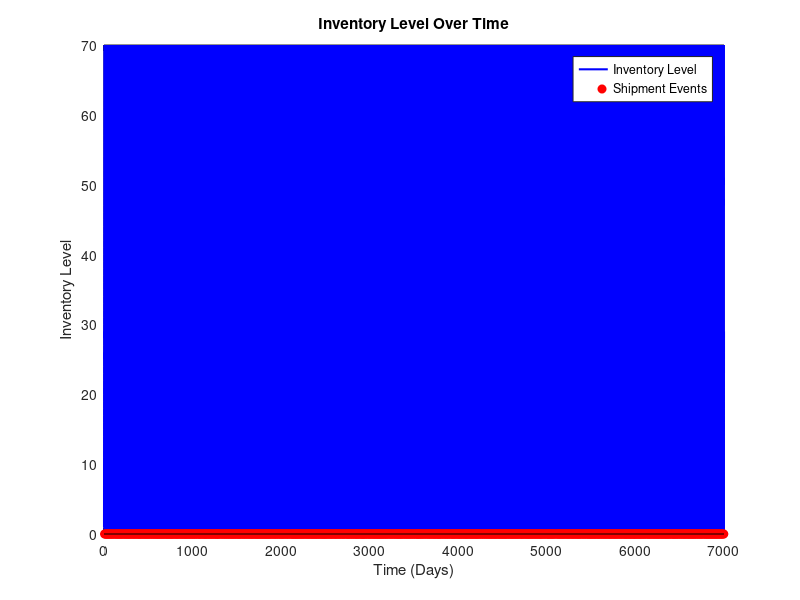
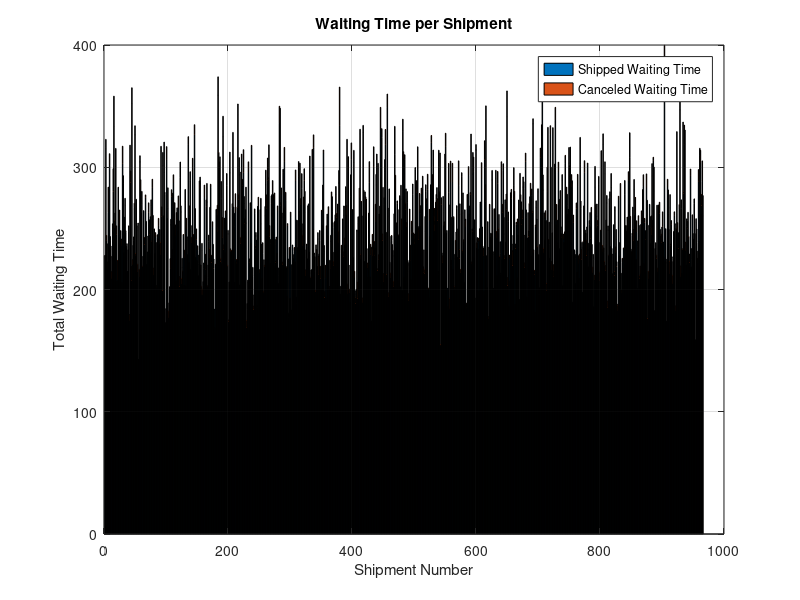
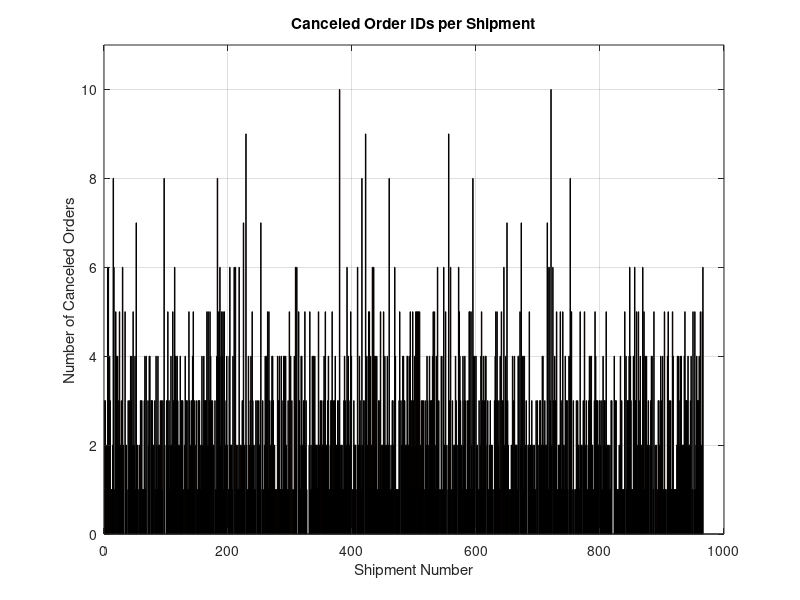

MATLAB code to generate these figures, in order: (Note: this script raises an error after producing the figures.)
% === FIXED QUANTITY-BASED POLICY: Event-Based with Cancellations and Canceled Order Tracking ===
clear; clc;

% --- Parameters ---                        
lambda = 10;                        % Order arrival rate
mu = .01;                           % Patience parameter (mean = 1/mu)
shipmentThreshold = 70;            % Ship when this many orders accumulate
fixedCostPerShipment = 250;
UnitVariableCost = 10;
w = 1;                            % Waiting cost per unit per day
c = 2;
days = 1000*shipmentThreshold / lambda; % Simulation duration

% --- Initialization ---
eventTime = 0;
shipmentTimes = [];
totalShipped = 0;
inventoryLevel = 0;
totalWaitingTime = 0;


orderCounter = 0;
orders = [];  % Each row: [ID, arrivalTime, cancelTime]


nonCanceledWaiting = [];
canceledWaiting = [];                 
canceledWaitingTimesPerShipment = [];
canceledWaitingTimes = [];
cancelTimes = [];

inventoryHistory = [];
inventoryTimestamps = [];

% Canceled Order ID tracking
canceledOrderIDsByShipment = {};   % Cell array of vectors
currentCycleCanceledIDs = [];


% First event times
nextArrival = -log(rand)/lambda;
nextCancel = inf;

% === EVENT-BASED SIMULATION ===
while eventTime < days
    % Determine next event
    if nextArrival < nextCancel
        % --- Arrival Event ---
        eventTime = nextArrival;
        if eventTime > days, break; end

        % Create order with unique ID
        orderCounter = orderCounter + 1;
        arrivalTime = eventTime;
        patience = -log(rand)/mu;
        cancelTime = arrivalTime + patience;
        orders = [orders; orderCounter, arrivalTime, cancelTime];

        % Schedule next arrival
        nextArrival = eventTime + (-log(rand)/lambda);

        % Update inventory
        inventoryLevel = inventoryLevel + 1;
        inventoryHistory(end+1) = inventoryLevel;
        inventoryTimestamps(end+1) = eventTime;

        % Update cancel
        if ~isempty(orders)
            [~, idx] = min(orders(:,3));
            nextCancel = orders(idx,3);
        end
    else
        % --- Cancellation Event ---
        eventTime = nextCancel;
        if eventTime > days, break; end

        % Cancel the earliest due order
        [~, idx] = min(orders(:,3));
        canceledOrderID = orders(idx,1);
        currentCycleCanceledIDs(end+1) = canceledOrderID;

        canceledWaitingTimes(end+1) = eventTime - orders(idx,2);
        canceledWaiting(end+1) = eventTime - orders(idx,2);
        cancelTimes(end+1) = eventTime;

        orders(idx,:) = [];
        inventoryLevel = inventoryLevel - 1;

        inventoryHistory(end+1) = inventoryLevel;
        inventoryTimestamps(end+1) = eventTime;

        if ~isempty(orders)
            [~, idx] = min(orders(:,3));
            nextCancel = orders(idx,3);
        else
            nextCancel = inf;
        end
    end

    % --- Shipment Trigger ---
    if inventoryLevel >= shipmentThreshold
        shipmentTimes(end+1) = eventTime;

        shippedNow = size(orders, 1);
        totalShipped = totalShipped + shippedNow;

        waitingTimes = eventTime - orders(:,2);  % orders(:,2) = arrival times
        totalWaitingTime = totalWaitingTime + sum(waitingTimes);
        nonCanceledWaiting(end+1) = sum(waitingTimes);
    
        % Save canceled order IDs and reset for next cycle
        canceledOrderIDsByShipment{end+1} = currentCycleCanceledIDs;
        canceledWaitingTimesPerShipment(end+1) = sum(canceledWaiting);
        currentCycleCanceledIDs = [];
        canceledWaiting = [];

        % Clear system
        orders = [];
        inventoryLevel = 0;
        nextCancel = inf;

        inventoryHistory(end+1) = inventoryLevel;
        inventoryTimestamps(end+1) = eventTime;
    end
end

% --- Cost Calculations ---
totalShipments = length(shipmentTimes);
totalCancel = length(canceledWaitingTimes);
variableCost = totalShipped * UnitVariableCost;
waitingCost = w * totalWaitingTime;
canceledWaitingCost = w * sum(canceledWaitingTimes);
totalCost = totalShipments * fixedCostPerShipment + variableCost + (waitingCost + canceledWaitingCost) + c*totalCancel;
costPerUnitPerDay = totalCost / days;


if totalShipments > 0
    costPerShipment = totalCost / totalShipments;
else
    costPerShipment = NaN;
end

% --- Output Report ---
fprintf('=== EVENT-BASED QUANTITY POLICY (FIXED) ===\n');
fprintf('Total Shipments: %d\n', totalShipments);
fprintf('Total Orders Arrived: %d\n', orderCounter);
fprintf('Total Waiting Time (unit-days): %.2f\n', totalWaitingTime);
fprintf('Variable Cost: $%.2f\n', variableCost);
fprintf('Waiting Cost: $%.2f\n', waitingCost);
fprintf('Canceled Orders Waiting Cost: $%.2f\n', canceledWaitingCost);
fprintf('Total Cost: $%.2f\n', totalCost);
fprintf('Average Cost per Unit per Day: $%.2f\n', costPerUnitPerDay);


% --- Plot 1: Inventory Level over Time ---
figure;
stairs(inventoryTimestamps, inventoryHistory, 'b-', 'LineWidth', 1.5); hold on;
if ~isempty(shipmentTimes)
    stem(shipmentTimes, zeros(size(shipmentTimes)), 'r', 'filled', 'LineStyle', 'none');
    legend('Inventory Level', 'Shipment Events');
else
    legend('Inventory Level');
end
xlabel('Time (Days)');
ylabel('Inventory Level');
title('Inventory Level Over Time');
grid on;

% --- Plot 2: Waiting Times per Shipment (Shipped vs. Canceled) ---
figure;
numShipments = length(nonCanceledWaiting);
if length(canceledWaitingTimesPerShipment) < numShipments
    canceledWaitingTimesPerShipment(end+1:numShipments) = 0;
end
bar(1:numShipments, [nonCanceledWaiting(:), canceledWaitingTimesPerShipment(:)], 'stacked');
xlabel('Shipment Number');
ylabel('Total Waiting Time');
legend('Shipped Waiting Time', 'Canceled Waiting Time');
title('Waiting Time per Shipment');
grid on;

% --- Plot 3: Canceled Order IDs per Shipment ---
figure;
numCanceled = cellfun(@length, canceledOrderIDsByShipment);
bar(1:length(numCanceled), numCanceled, 'FaceColor', [0.8500 0.3250 0.0980]);
xlabel('Shipment Number');
ylabel('Number of Canceled Orders');
title('Canceled Order IDs per Shipment');
ylim([0 max(numCanceled)+1]);
grid on;

% Annotate bars with actual canceled order IDs
for i = 1:length(canceledOrderIDsByShipment)
    ids = canceledOrderIDsByShipment{i};
   if isempty(ids)
        txt = 'None';
    else
        txt = strjoin(string(ids), ', ');
    end
    text(i, numCanceled(i) + 0.2, txt, 'HorizontalAlignment', 'center', 'FontSize', 12, 'Rotation', 0);
end
